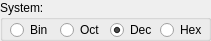
   <widget class="QGroupBox" name="groupBox_3">
    <property name="geometry">
     <rect>
      <x>340</x>
      <y>10</y>
      <width>211</width>
      <height>41</height>
     </rect>
    </property>
    <property name="statusTip">
     <string>Different number system</string>
    </property>
    <property name="title">
     <string>System:</string>
    </property>
    <widget class="QRadioButton" name="Dec_radioButton">
     <property name="geometry">
      <rect>
       <x>110</x>
       <y>20</y>
       <width>45</width>
       <height>20</height>
      </rect>
     </property>
     <property name="statusTip">
      <string>Decimal number system</string>
     </property>
     <property name="text">
      <string>Dec</string>
     </property>
     <property name="checked">
      <bool>true</bool>
     </property>
    </widget>
    <widget class="QRadioButton" name="Oct_radioButton">
     <property name="enabled">
      <bool>true</bool>
     </property>
     <property name="geometry">
      <rect>
       <x>60</x>
       <y>20</y>
       <width>45</width>
       <height>20</height>
      </rect>
     </property>
     <property name="statusTip">
      <string>Octonary number system</string>
     </property>
     <property name="text">
      <string>Oct</string>
     </property>
    </widget>
    <widget class="QRadioButton" name="Hex_radioButton">
     <property name="geometry">
      <rect>
       <x>160</x>
       <y>20</y>
       <width>45</width>
       <height>20</height>
      </rect>
     </property>
     <property name="statusTip">
      <string>Hexadecimal number system</string>
     </property>
     <property name="text">
      <string>Hex</string>
     </property>
    </widget>
    <widget class="QRadioButton" name="Bin_radioButton">
     <property name="enabled">
      <bool>true</bool>
     </property>
     <property name="geometry">
      <rect>
       <x>10</x>
       <y>20</y>
       <width>45</width>
       <height>20</height>
      </rect>
     </property>
     <property name="statusTip">
      <string>Binary number system</string>
     </property>
     <property name="text">
      <string>Bin</string>
     </property>
    </widget>
   </widget>
